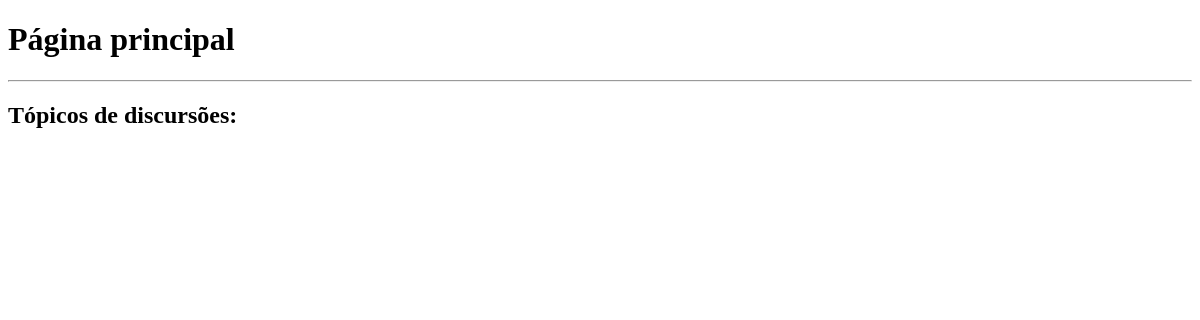
Before: / with the older database file.
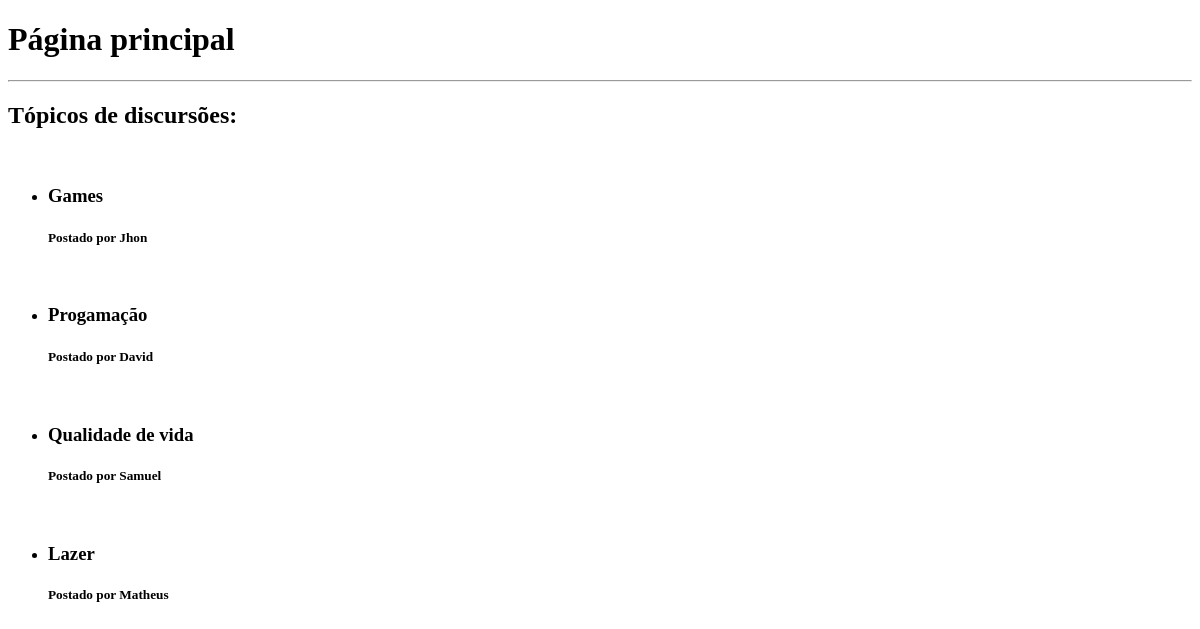
After: the same page with the newer database file.
### forum/models.py (models this page shows, shortened)
class Topico(models.Model):
    titulo = models.CharField(max_length=80, null=False, blank=False) # Título obrigatório do tópico.
    autor = models.CharField(max_length=20, null=False, blank=False) # Nome obrigatório do autor do tópico.
    conteudo = models.CharField(max_length=500, null=False, blank=True) # Mensagem do tópico explicando a discursão de um certo assunto.

### forum/views.py (the view)
# urls.py: path('', pagPrincipal),
def pagPrincipal(request):
    topicos = Topico.objects.all()
    data = {}
    data['topicos'] = topicos
    return render(request, 'pagPrincipal.html', data)

### forum/templates/forum/pagPrincipal.html (shortened to what this page needs)
<!DOCTYPE html>
<html lang="en">
<head>
</head>
<body>
    <h1>Página principal</h1>
    <hr>
    <h2>Tópicos de discursões:</h2>
    <ul>
    {% for topico in topicos %}
        <br>
        <li>
            <h3>{{topico.titulo}}</h3>
            <h5>Postado por {{topico.autor}}</h5>
        </li>
    {% endfor %}
    </ul>
</body>
</html>

Changed rows visible on the page:
added Topico: titulo "Games", autor "Jhon"
added Topico: titulo "Progamação", autor "David"
added Topico: titulo "Qualidade de vida", autor "Samuel"
added Topico: titulo "Lazer", autor "Matheus"
